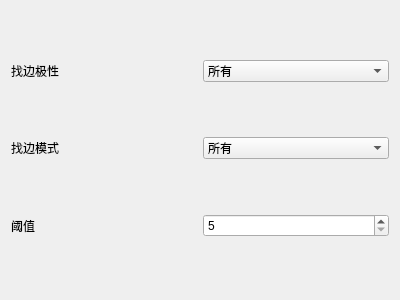
<?xml version="1.0" encoding="UTF-8"?>
<ui version="4.0">
 <class>CaliperToolPara</class>
 <widget class="QWidget" name="CaliperToolPara">
  <property name="geometry">
   <rect>
    <x>0</x>
    <y>0</y>
    <width>400</width>
    <height>300</height>
   </rect>
  </property>
  <property name="windowTitle">
   <string>Form</string>
  </property>
  <layout class="QGridLayout" name="gridLayout">
   <item row="0" column="0">
    <widget class="QLabel" name="label_45">
     <property name="text">
      <string>找边极性</string>
     </property>
    </widget>
   </item>
   <item row="0" column="1">
    <widget class="QComboBox" name="comboBox_location_caliper1_transition">
     <item>
      <property name="text">
       <string>所有</string>
      </property>
     </item>
     <item>
      <property name="text">
       <string>黑到白</string>
      </property>
     </item>
     <item>
      <property name="text">
       <string>白到黑</string>
      </property>
     </item>
    </widget>
   </item>
   <item row="1" column="0">
    <widget class="QLabel" name="label_44">
     <property name="text">
      <string>找边模式</string>
     </property>
    </widget>
   </item>
   <item row="1" column="1">
    <widget class="QComboBox" name="comboBox_location_caliper1_select">
     <item>
      <property name="text">
       <string>所有</string>
      </property>
     </item>
     <item>
      <property name="text">
       <string>第一边</string>
      </property>
     </item>
     <item>
      <property name="text">
       <string>最后一边</string>
      </property>
     </item>
    </widget>
   </item>
   <item row="2" column="0">
    <widget class="QLabel" name="label_36">
     <property name="text">
      <string>阈值</string>
     </property>
    </widget>
   </item>
   <item row="2" column="1">
    <widget class="QSpinBox" name="spinBox_location_caliper1_thre">
     <property name="minimum">
      <number>5</number>
     </property>
     <property name="maximum">
      <number>60</number>
     </property>
    </widget>
   </item>
  </layout>
 </widget>
 <resources/>
 <connections/>
</ui>
